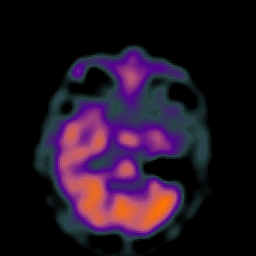
#> input picture example_data/CT.png, 256 x 256 px
$ jupyter execute --allow-errors demo.ipynb
#> lines starting #> are read from the running program, lines starting #| are printed output that depends on the picture; after the words box and inside, x2 and y2 are one past the last pixel; in counts of white or black regions, pixels touching at a corner belong together
### utilis.py
# -*- coding: utf-8 -*-
import cv2
import numpy as np
from scipy.spatial import distance_matrix


#%% Data preprocessing
def norm_data(X, Y, normal=None):
    """
    Nomalize the data points to zero mean and unit covariance
    """
    x = X.copy()
    y = Y.copy()
    x = np.float64(x)
    y = np.float64(y)
    N = x.shape[0]
    M = y.shape[0]

    if normal is None:
        # Zero mean
        normal = {}
        normal['xm'] = np.mean(x, axis=0)
        normal['ym'] = np.mean(y, axis=0)
        x -= normal['xm']
        y -= normal['ym']
        # Unit covariance
        normal['xscale'] = np.sqrt(np.sum(x**2) / N)
        normal['yscale'] = np.sqrt(np.sum(y**2) / M)
        x /= normal['xscale']
        y /= normal['yscale']

    else:
        x -= normal['xm']
        y -= normal['ym']
        x /= normal['xscale']
        y /= normal['yscale']

    return x, y, normal


# [14 lines left out: function convert_point_to_pixel, not called in this run]


#%% Feature point detection
def canny_edge_detector(image, scale_high=2, scale_low=0.95):
    """
    Apply Canny edge detector with Otsu's method to determine parameters

    Return: binary image matrix, 255 represents edge, while 0 represents non-edge
    """
    high_thres, _ = cv2.threshold(image, 0, 255, cv2.THRESH_BINARY + cv2.THRESH_OTSU)
    high_thres *= scale_high
    low_thres = scale_low * high_thres
    edge_map = cv2.Canny(image, low_thres, high_thres)
    return edge_map


def edge_points(edge_map, nsamp=100, rand_seed=1234):
    """
    Select keypoints from edges using Jitendra's sampling method.
    """
    points = np.column_stack(np.where(edge_map > 0))
    N = len(points)
    k = 3
    Nstart = min(k * nsamp, N)

    ind0 = np.random.default_rng(seed=rand_seed).permutation(N)
    ind0 = ind0[:Nstart]
    points = points[ind0]
    d2 = distance_matrix(points, points)**2
    np.fill_diagonal(d2, np.inf)

    while len(d2) > nsamp:
        # Find the closest pair
        J = np.argmin(np.min(d2, axis=1))
        # Remove one of the points
        points = np.delete(points, J, axis=0)
        d2 = np.delete(d2, J, axis=0)
        d2 = np.delete(d2, J, axis=1)

    return points


#%% Image visualization
# [45 lines left out: functions create_checkerboard, create_overlap_edge, plot_points_on_image, not called in this run]

### IOT.py
# -*- coding: utf-8 -*-
"""
Implementation of the proposed iterative optimal transport method
"""

import numpy as np
from scipy.spatial.distance import cdist
from scipy.optimize import minimize
import ot


def IOTreg(
    X, Y,
    degree=2,
    reg_m=5e-3, lambda_=1e-3,
    outer_iter=100, inner_iter=100, stop_thr=1e-6,
    log=False, verbose=False,
):
    """
    Implementation of Iterative Optimal Transport.

    Parameters
    ----------
    X : (N1, d) moving keypoints (d=2 or 3)
    Y : (N2, d) fixed keypoints
    degree : int >= 1, polynomial degree
    reg_m : float, UOT marginal relaxation
    lambda_ : float, transformation regularization
    outer_iter, inner_iter, stop_thr : optimization hyper-params
    log, verbose : debug flags

    Returns
    -------
    T : (P, d) polynomial coefficient matrix,
        where P = number of polynomial basis terms produced by create_polynomial_matrix.
    (optionally) log dict
    """
    N1 = X.shape[0]
    N2 = Y.shape[0]
    d = X.shape[1]
    a = np.ones(N1) / N1
    b = np.ones(N2) / N2
    Xa = create_polynomial_matrix(X, degree) # (N1, P)
    P = Xa.shape[1]

    # ---- Initialize T (identity mapping) ----
    # Feature layout: [x1..xd, interactions, powers, 1]
    # Set first d rows to identity, others (including bias row) to 0
    T0 = np.zeros((P, d), dtype=float)
    T0[:d, :d] = np.eye(d)
    param = T0.ravel()

    # Init warped points & transport plan
    V = X.copy()
    plan = np.ones((N1, N2)) / (N1 * N2)

    if log:
        log = {'err_plan': [], 'err_trans': [], 'plan': [], 'trans': []}

    for i in range(outer_iter):
        plan_prev = plan.copy()
        param_prev = param.copy()

        # ---- Update transport plan (UOT) ----
        M = sqeuclidean_dist(V, Y)                       # (N1, N2)
        plan = ot.unbalanced.mm_unbalanced(
            a, b, M, reg_m=reg_m, numItermax=inner_iter, stopThr=1e-6
        )

        # ---- Update transformation T ----
        res = minimize(
            lambda p: costfun(p, X, Xa, Y, plan, lambda_),
            param, method='BFGS', options={'maxiter': inner_iter}
        )
        param = res.x
        T = param.reshape(P, d)

        # update warped points
        V = Xa @ T                                       # (N1, d)

        # ---- Stopping ----
        err1 = np.sqrt(np.sum((plan - plan_prev) ** 2))
        err2 = np.sqrt(np.sum((param - param_prev) ** 2))
        if log:
            log['err_plan'].append(err1)
            log['err_trans'].append(err2)
            log['plan'].append(plan)
            log['trans'].append(T)
        if verbose:
            print(f"{i:5d}|{err1:8.3e}|{err2:8.3e}|")
        if max(err1, err2) < stop_thr:
            break

    if log:
        dist = uot_distance_given_plan(a, b, V, Y, plan, reg_m)
        log['dist'] = dist
        return T, log
    else:
        return T


# [106 lines left out: function IOTtrans, not called in this run]


def create_polynomial_matrix(X, degree):
    """
    Build a polynomial feature matrix for dimension d (2 or 3).
    Column order:
    [x1..xd,  xi*xj (i<j),  xi^p (p=2..degree for each i),  1]
    2D case: (x, y, xy, x^2, y^2, x^3, y^3, ..., 1)
    """
    N, d = X.shape

    feats = [X]  # x1..xd
    if degree > 1:
        # pairwise interactions xi*xj
        inter = []
        for i in range(d):
            for j in range(i + 1, d):
                inter.append((X[:, i] * X[:, j])[:, None])
        if len(inter) > 0:
            feats.append(np.hstack(inter))
        # powers xi^p, p=2..degree
        pow_terms = []
        for p in range(2, degree + 1):
            pow_terms.append(np.stack([X[:, i] ** p for i in range(d)], axis=1))
        if len(pow_terms) > 0:
            feats.append(np.hstack(pow_terms))

    # constant 1
    feats.append(np.ones((N, 1), dtype=float))

    return np.hstack(feats)  # (N, P)


def sqeuclidean_dist(Xs, Xt):
    Xs = np.atleast_2d(Xs)
    Xt = np.atleast_2d(Xt)
    return cdist(Xs, Xt) ** 2


# [19 lines left out: functions costfun, uot_distance_given_plan, not called in this run]

### demo.ipynb
# Iterative Optimal Transport for Multimodal Image Registration

[cell 1]
import scipy.io
import numpy as np
import cv2
import matplotlib.pyplot as plt
from utilis import (
    norm_data, convert_point_to_pixel, # data preprocessing
    canny_edge_detector, edge_points,  # feature point detection
    plot_points_on_image, create_checkerboard, create_overlap_edge # image visualization
    )
from IOT import IOTreg, IOTtrans, create_polynomial_matrix # the proposed IOT method
import warnings
warnings.filterwarnings("ignore", category=UserWarning)

## Load data

[cell 2]
# Image pair
im1 = cv2.imread("example_data/CT.png")
#> im1 is the input picture: shape (256, 256, 3); mean B, G, R 35.3, 19, 34.4
im2 = cv2.imread("example_data/SPECT.png")
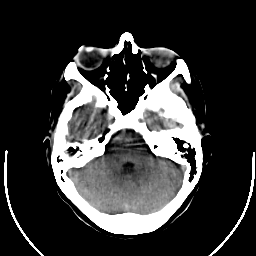
#> input picture example_data/SPECT.png, 256 x 256 px
#> im2 is the input picture: shape (256, 256, 3); min 0, max 255, mean 55.3
img1 = cv2.cvtColor(im1, cv2.COLOR_BGR2GRAY)
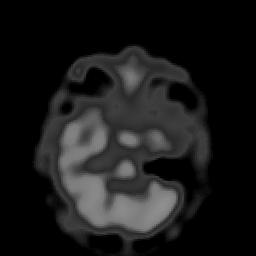
#> img1: shape (256, 256); min 0, max 143, mean 25.5
img2 = cv2.cvtColor(im2, cv2.COLOR_BGR2GRAY)

# Ground truth (landmarks with correspondences)
#> (the rest of this cell did not finish here and is left out)

## Edge extraction

[cell 3]
rand_seed = 1028  # random seed
N = 300  # number of selected feature points

# Apply the Canny edge detector
edge1 = canny_edge_detector(img1)
#> in canny_edge_detector, `high_thres, _ = cv2.threshold(image, 0, 255, cv2.THRESH_BINARY + cv2.T..`: high_thres = 37
#> in canny_edge_detector, `high_thres *= scale_high`: high_thres = 74
#> in canny_edge_detector, `low_thres = scale_low * high_thres`: low_thres = 70.3
#> in canny_edge_detector, `edge_map = cv2.Canny(image, low_thres, high_thres)`:
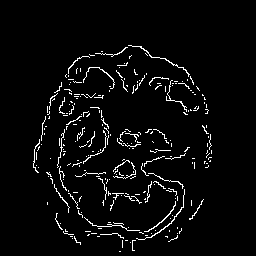
#> edge_map: shape (256, 256); 3.9% white in thin lines or dots, all inside (x1, y1, x2, y2) = (33, 45, 212, 252)
edge2 = canny_edge_detector(img2)
#> call 2 of canny_edge_detector, with scale_high = 2, scale_low = 0.95
#> in canny_edge_detector (call 2), `high_thres, _ = cv2.threshold(image, 0, 255, cv2.THRESH_BINARY + cv2.T..`: high_thres = 107
#> in canny_edge_detector (call 2), `high_thres *= scale_high`: high_thres = 214
#> in canny_edge_detector (call 2), `low_thres = scale_low * high_thres`: low_thres = 203.3
#> in canny_edge_detector (call 2), `edge_map = cv2.Canny(image, low_thres, high_thres)`:
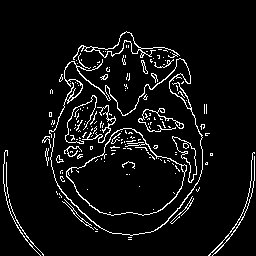
#> edge_map: shape (256, 256); 6.1% white in thin lines or dots, all inside (x1, y1, x2, y2) = (3, 31, 255, 256)

# Select keypoints from edge maps
X = edge_points(edge1, N, rand_seed).astype(np.float32)
#> in edge_points, `points = np.column_stack(np.where(edge_map > 0))`: points = 2539 pairs, first value 45 to 251, second value 33 to 211
#> in edge_points, `N = len(points)`: N = 2539
#> in edge_points, `Nstart = min(k * nsamp, N)`: Nstart = 900
#> in edge_points, `ind0 = np.random.default_rng(seed=rand_seed).permutation(N)`: ind0 = 2539 values, max 2538 at index 2160, min 0 at index 1021, mean 1269
#> in edge_points, `ind0 = ind0[:Nstart]`: ind0 = 900 values, max 2536 at index 75, min 1 at index 94, mean 1243
#> in edge_points, `points = points[ind0]`: points = 900 pairs, first value 45 to 250, second value 33 to 211
#> in edge_points, `np.fill_diagonal(d2, np.inf)`:
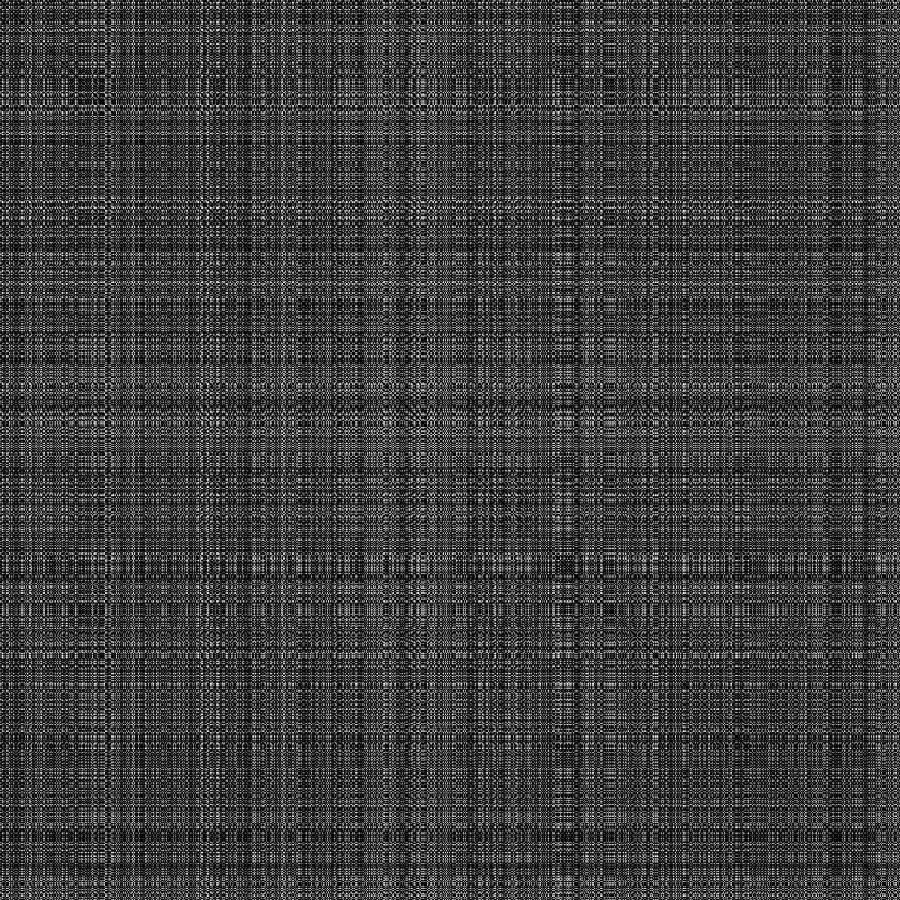
#> d2: shape (900, 900) float64; 0.11% of the values are NaN or infinite; the others: min 1, max 42260, mean 10417.4; drawn with min black, max white, NaN and infinite black
#> the loop in edge_points, `while len(d2) > nsamp:` made 600 passes
#> J on passes 1 to 3: 1, 2, 4
#> after the loop in edge_points, `while len(d2) > nsamp:`:
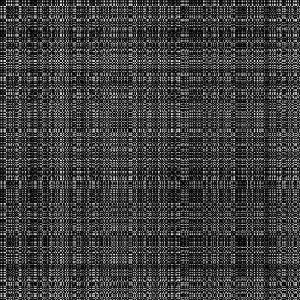
#> d2: shape (300, 300) float64; 0.33% of the values are NaN or infinite; the others: min 13, max 42050, mean 10566.6; drawn with min black, max white, NaN and infinite black
#> after the loop in edge_points, `while len(d2) > nsamp:`: points = 300 pairs, first value 45 to 250, second value 33 to 211
#> X has the same summary as points in edge_points
Y = edge_points(edge2, N, rand_seed).astype(np.float32)
#> call 2 of edge_points, with nsamp = 300, rand_seed = 1028
#> in edge_points (call 2), `points = np.column_stack(np.where(edge_map > 0))`: points = 4015 pairs, first value 31 to 255, second value 3 to 254
#> in edge_points (call 2), `N = len(points)`: N = 4015
#> in edge_points (call 2), `ind0 = np.random.default_rng(seed=rand_seed).permutation(N)`: ind0 = 4015 values, max 4014 at index 3455, min 0 at index 2323, mean 2007
#> in edge_points (call 2), `ind0 = ind0[:Nstart]`: ind0 = 900 values, max 4007 at index 625, min 1 at index 45, mean 2082.8
#> in edge_points (call 2), `points = points[ind0]`: points = 900 pairs, first value 32 to 254, second value 3 to 254
#> in edge_points (call 2), `np.fill_diagonal(d2, np.inf)`:
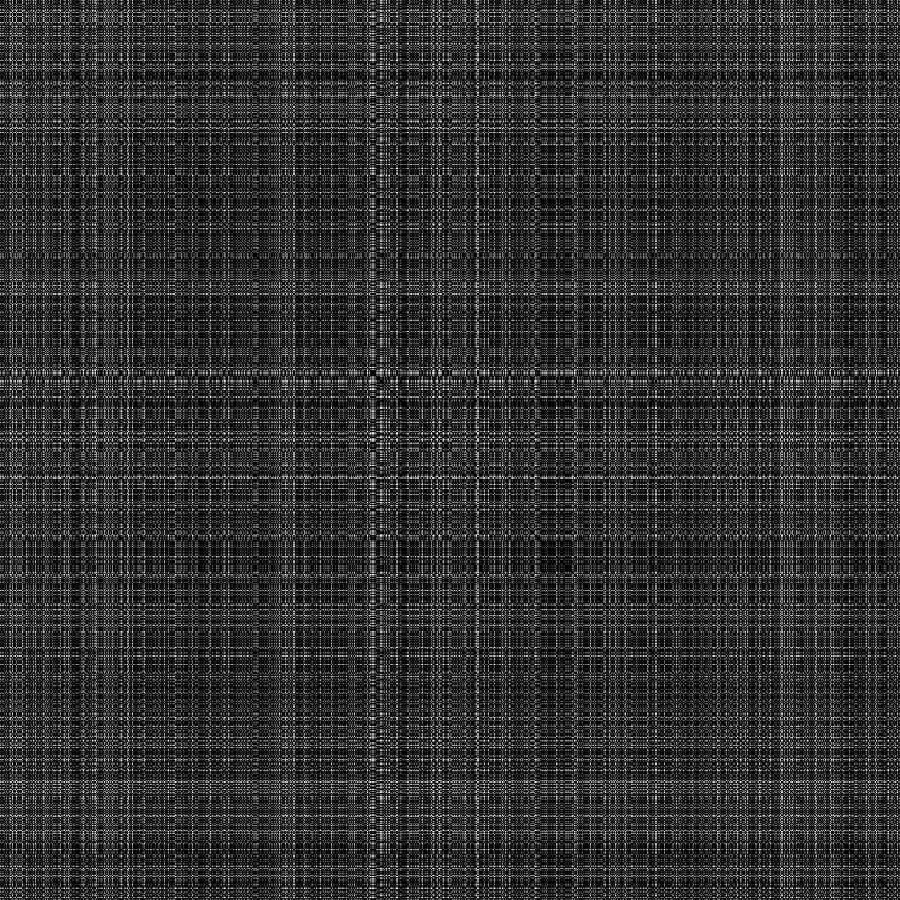
#> d2: shape (900, 900) float64; 0.11% of the values are NaN or infinite; the others: min 1, max 63730, mean 12582.8; drawn with min black, max white, NaN and infinite black
#> the loop in edge_points (call 2), `while len(d2) > nsamp:` made 600 passes
#> J on passes 1 to 3: 2, 3, 3
#> pass 1, in edge_points (call 2), `d2 = np.delete(d2, J, axis=1)`:
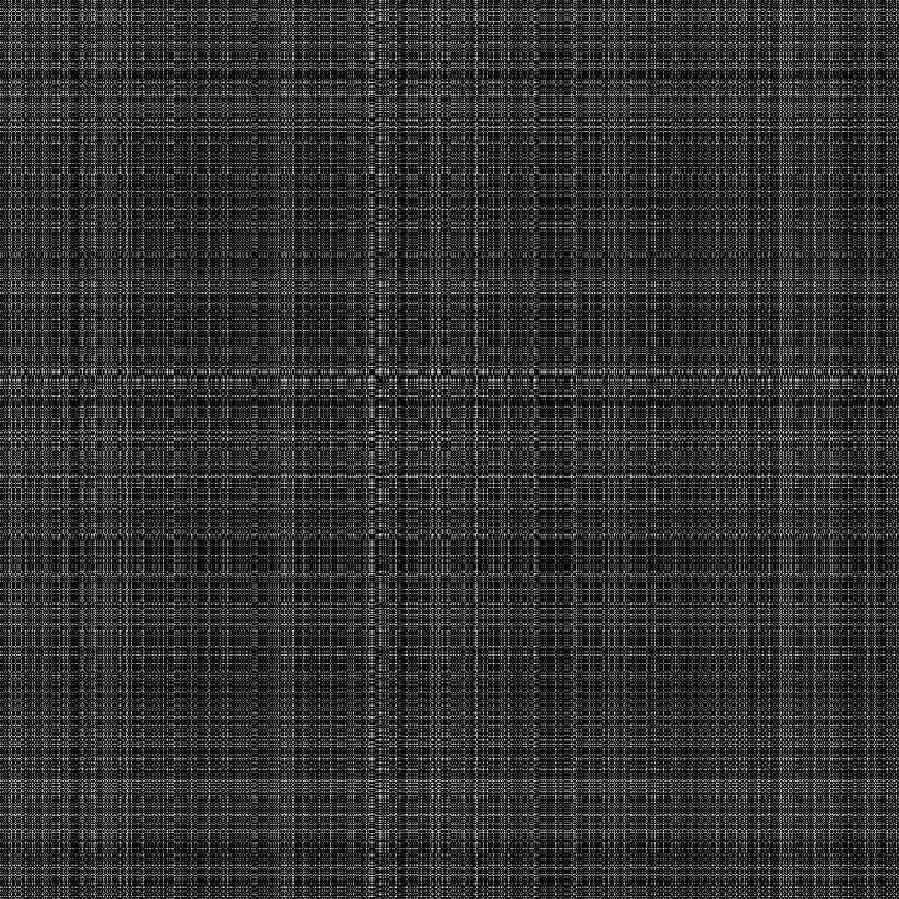
#> d2: shape (899, 899) float64; 0.11% of the values are NaN or infinite; the others: min 1, max 63730, mean 12583.2; drawn with min black, max white, NaN and infinite black
#> after the loop in edge_points (call 2), `while len(d2) > nsamp:`:
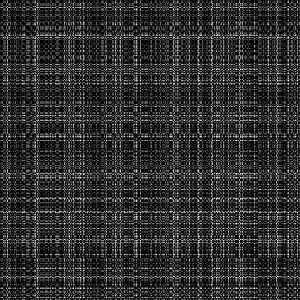
#> d2: shape (300, 300) float64; 0.33% of the values are NaN or infinite; the others: min 20, max 63440, mean 12383.8; drawn with min black, max white, NaN and infinite black
#> after the loop in edge_points (call 2), `while len(d2) > nsamp:`: points = 300 pairs, first value 33 to 254, second value 3 to 254
#> Y has the same summary as points in edge_points
N1 = X.shape[0]
#> N1 = 300
N2 = Y.shape[0]
#> N2 = 300

# Normalize the feature points
normalize = True
normal = {'xm': 0, 'ym': 0, 'xscale': 1, 'yscale': 1}
#> (the rest of this cell did not finish here and is left out)

#> in norm_data, `x = X.copy()`: x = 300 pairs, first value 45 to 250, second value 33 to 211
#> in norm_data, `y = Y.copy()`: y has the same summary as points in edge_points
#> in norm_data, `x -= normal['xm']`: x = 300 pairs, first value -104.7 to 100.3, second value -87.66 to 90.34
#> in norm_data, `y -= normal['ym']`: y = 300 pairs, first value -106.1 to 114.9, second value -123.3 to 127.7
#> in norm_data, `x /= normal['xscale']`: x = 300 pairs, first value -1.44 to 1.38, second value -1.21 to 1.24
#> in norm_data, `y /= normal['yscale']`: y = 300 pairs, first value -1.35 to 1.46, second value -1.57 to 1.63
#> `nX, nY, normal = norm_data(X, Y)`: nX has the same summary as x in norm_data; nY has the same summary as y in norm_data; normal = {'xm': [149.7, 120.7], 'ym': [139.1, 126.3], 'xscale': 72.56, 'yscale': 78.56}
    nX_test = (X_test - normal['xm'])/normal['xscale']
else:
    nX = X.copy()
    nY = Y.copy()
    nX_test = X_test.copy()

## Iterative optimal transport for image registration

[cell 4]
degree = 1  # degree of polynomials
reg = 1e-2  # regularization parameter
reg_m = 2e-2  # unbalanced relaxation parameter

# Implement the IOT method
#> (the rest of this cell did not finish here and is left out)

#> in create_polynomial_matrix, `feats = [X]`: feats = 1 point arrays, longest 300 points
#> in IOTreg, `Xa = create_polynomial_matrix(X, degree)`: Xa = 300 rows, first 8: [0.597, 0.00464, 1], [1.31, 0.0184, 1], [0.142, 0.0873, 1], [0.28, -0.505, 1], [1.38, 0.184, 1], [1.16, -0.216, 1], [-1.44, 0.115, 1], [-0.23, 0.101, 1]
#> in IOTreg, `V = X.copy()`: V has the same summary as x in norm_data
#> the loop in IOTreg, `for i in range(outer_iter):` made 1 pass
#> pass 1, in IOTreg, `M = sqeuclidean_dist(V, Y)`:
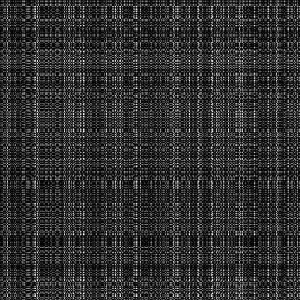
#> M: shape (300, 300) float64; min 2.63e-06, max 10.35, mean 2; drawn with min black and max white

# Apply the transformation on moving image landmarks
Viot_test = create_polynomial_matrix(nX_test, degree) @ T_iot
Viot_test = Viot_test * normal['yscale'] + normal['ym']

# Compute the errors
def compute_rmse(data1, data2):
    return np.sqrt(np.mean(np.sum((data1 - data2) ** 2, axis=1)))

def compute_me(data1, data2):
    return np.mean(np.sqrt(np.sum((data1 - data2) ** 2, axis=1)))

print("Registration error")
print("RMSE:", compute_rmse(Viot_test, Y_test))
print("ME:", compute_me(Viot_test, Y_test))

## Image transformation

#> (a cell that did not finish here is left out)
